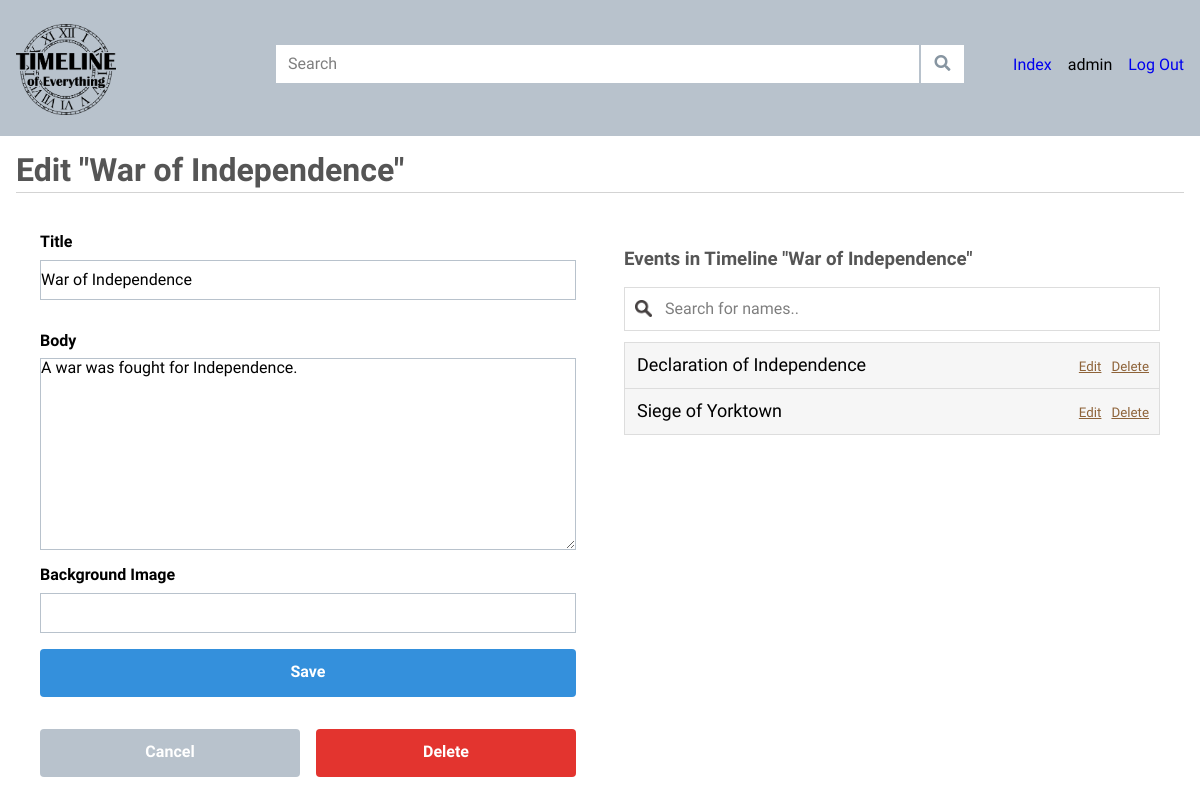
/1/update (signed in), run on an earlier commit of the app's database.
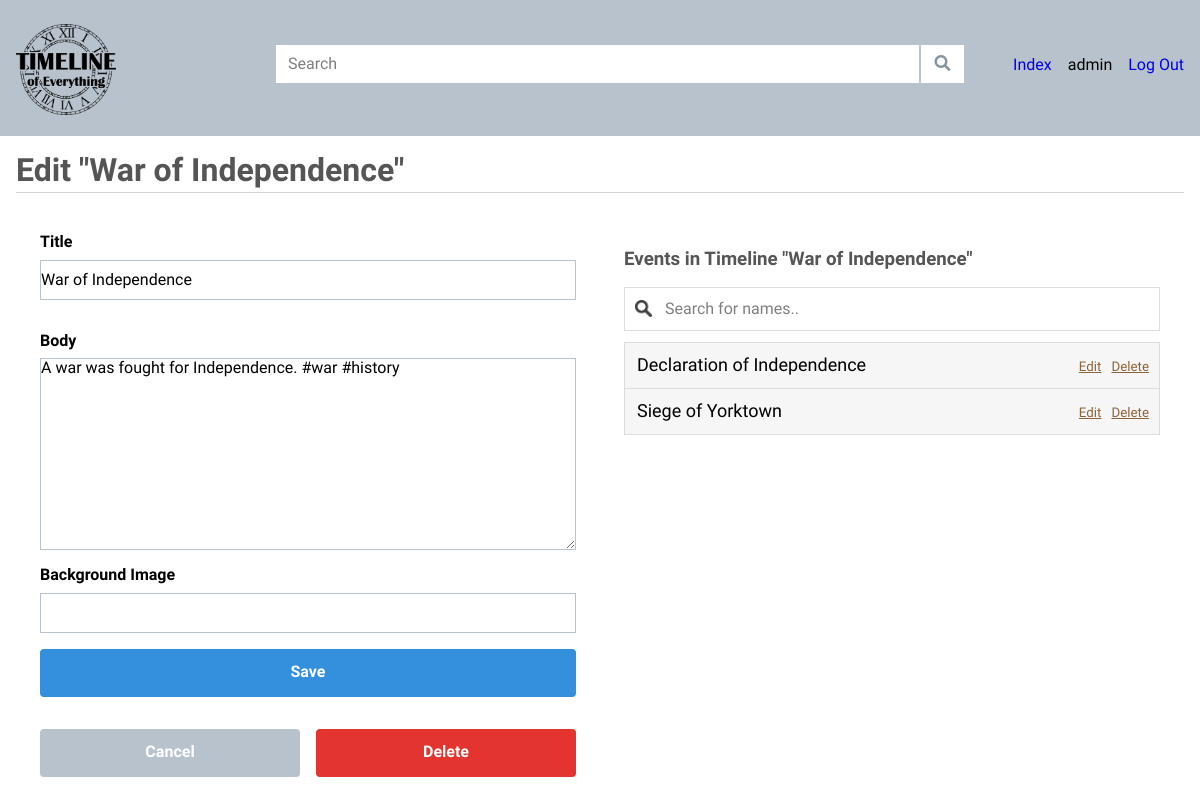
And on a later commit of the database.
### tables this page shows
CREATE TABLE user (
  id INTEGER PRIMARY KEY AUTOINCREMENT,
  username TEXT UNIQUE NOT NULL,
  password TEXT NOT NULL
);

CREATE TABLE timeline (
  id INTEGER PRIMARY KEY AUTOINCREMENT,
  author_id INTEGER NOT NULL,
  created TIMESTAMP NOT NULL DEFAULT CURRENT_TIMESTAMP,
  title TEXT NOT NULL,
  summary TEXT NOT NULL,
  background_image TEXT,
  FOREIGN KEY (author_id) REFERENCES user (id)
);

### timeline/blog.py (the view, shortened to what this page needs)
@bp.route('/<int:id>/update', methods=('GET', 'POST'))
@login_required
def updateTimeline(id):
    tl = get_timeline(id)
    events = json.dumps(sqlarray_to_json_event(get_all_from_all_events()))
    event_ids = [event['id'] for event in tl['events']]
    timelines = json.dumps(sqlarray_to_json(get_all_timelines()))
    return render_template('blog/update.html', tl={'timeline': tl['timeline'], 'events': events, 'event_ids': event_ids}, timelines=timelines)

### timeline/auth.py (called while the page is built)
def login_required(view):
    @functools.wraps(view)
    def wrapped_view(**kwargs):
        if g.user is None:
            return redirect(url_for('auth.login'))
        return view(**kwargs)
    return wrapped_view

@bp.before_app_request
def load_logged_in_user():
    user_id = session.get('user_id')
    if user_id is None:
        g.user = None
    else:
        g.user = get_db().execute(
            'SELECT * FROM user WHERE id = ?', (user_id,)
        ).fetchone()

### timeline/blog.py (called while the page is built)
def get_timeline(id):
    db = get_db()
    timeline = db.execute(
        'SELECT t.id, title, summary, background_image, created, author_id, username'
        ' FROM timeline t JOIN user u ON t.author_id = u.id'
        ' WHERE t.id = ?',
        (id,)
    ).fetchone()
    if timeline is None:
        abort(404, "Timeline id {0} doesn't exist.".format(id))
    tl = {'timeline': timeline, 'events': []}
    events = db.execute(
        'SELECT * FROM timeline_has th INNER JOIN event e ON th.event_id = e.id WHERE th.timeline_id = ' + str(timeline['id'])
    ).fetchall()
    tl['events'] = events
    return tl

def get_all_timelines():
    db = get_db()
    timelines = db.execute(
        'SELECT id, title, author_id FROM timeline'
    ).fetchall()
    return timelines

def sqlarray_to_json_event(array):
    json_array = []
    for object in array:
        entry = {'id': object['id'], 'title': object['title'], 'summary': object['summary'], 'startDate': str(object['startDate']), 'endDate': str(object['endDate']), 'image': object['image'], 'credit': object['credit']}
        if 'author_id' in object.keys():
            entry['author_id'] = object['author_id']
        json_array.append(entry)
    return json_array

def sqlarray_to_json(array, tags=None):
    json_array = []
    for object in array:
        id = object['id']
        entry = {'id': id, 'title': object['title']}
        if 'author_id' in object.keys():
            entry['author_id'] = object['author_id']
        if 'background_image' in object.keys():
            entry['background_image'] = object['background_image'] or url_for('static', filename='default_background.jpg')
        if 'summary' in object.keys():
            entry['summary'] = object['summary']
        if tags and id in tags:
            entry['tags'] = tags[id]
        json_array.append(entry)
    return json_array

### timeline/templates/blog/update.html (shortened to what this page needs)
{% extends 'base.html' %}
{% block header %}
  <h1>{% block title %}Edit "{{ tl.timeline['title'] }}"{% endblock %}</h1>
{% endblock %}
{% block content %}
{% if g.user['id'] == tl.timeline['author_id'] %}
  <div class="w-full block sm:block md:block lg:flex xl:flex">
    <div class="w-full sm:w-full md:w-full lg:w-1/2 xl:w-1/2 block p-6">
      <form method="post">
        <label for="title">Title</label>
        <input class="h-10 border border-grey border-1 border-solid" name="title" id="title" value="{{ request.form['title'] or tl.timeline['title'] }}" required>
        <label class="mt-4" for="body">Body</label>
        <textarea class="h-10 border border-grey border-1 border-solid" name="body" id="body">{{ request.form['body'] or tl.timeline['summary'] }}</textarea>
        <label for="title">Background Image</label>
        <input class="h-10 border border-grey border-1 border-solid" name="background_image" id="background_image" value="{{ request.form['background_image'] or tl.timeline['background_image'] }}">
        <input class="w-full h-12 bg-blue hover:bg-blue-dark text-white font-bold rounded" type="submit" value="Save">
      </form>
      <div class="w-full flex">
        <div class ="w-full pr-2">
          <input type="submit" value="Cancel" id="btn-cancel-edit" class="w-full h-12 bg-grey hover:bg-grey-dark text-white font-bold rounded" onclick="window.history.go(-1)">
        </div>
        <form action="{{ url_for('blog.delete', id=tl.timeline['id']) }}" method="post" class ="w-full pl-2">
          <input class="-my-4 w-full h-12 bg-red hover:bg-red-dark text-white font-bold rounded" type="submit" value="Delete" onclick="return confirm('Are you sure?');">
        </form>
      </div>
    </div>
    <div class="w-full sm:w-full md:w-full lg:w-1/2 xl:w-1/2   block p-6">
        <form id="form-merge">
            <h3>Events in Timeline "{{ tl.timeline['title'] }}"</h3>
            <input class="modal-search-input border border-grey border-1 border-solid" type="text" id="add_modal_input" onkeyup="filterEventsOnSearch()" placeholder="Search for names.." title="Type in a name">
          <ul id="event_list_ul" class="search_list_ul">
            </ul>
        </form>
    </div>
  </div>
{% else %}
  <input type="submit" value="You do not have permission to edit." id="btn-cancel-edit" class="w-full h-12 bg-red hover:bg-red-dark text-white font-bold rounded" onclick="window.history.go(-1)">
{% endif %}
{% endblock %}

### timeline/templates/base.html (shortened to what this page needs)
<!doctype html>
<link rel="stylesheet" href="{{ url_for('static', filename='tailwind.css') }}">
<link rel="stylesheet" href="{{ url_for('static', filename='style.css') }}">
<link rel="stylesheet" href="https://use.fontawesome.com/releases/v5.8.1/css/all.css">
<link title="timeline-styles" rel="stylesheet" href="https://cdn.knightlab.com/libs/timeline3/latest/css/timeline.css">
<nav class="bg-grey w-full block  flex-grow lg:flex lg:items-center lg:w-auto">
    <a href="{{ url_for('index') }}" class=" block mx-auto  pl-2 pt-2 lg:my-4  w-24 lg:inline-block lg:w-1/4 ">
    <img src="../static/timeline_logo.png" width="100">
  </a>
  {% if timelines is defined %}
  <div class="search-area flex w-4/5 my-4 mx-auto lg:w-2/4 lg:mt-2  lg:pl-10 lg:h-10 pl-2  h-12 pb-2" >
    <input type="text" class="border border-grey px-3 w-full" placeholder="Search" onkeyup="searchTimelinesFilter()" id="search_timelines_input">
    <button class="border border-grey w-12 hover:bg-grey-light bg-white" id="search_timelines_button">
        <i class="fa fa-search text-grey-dark"></i>
    </button>
  </div>
  {% endif %}
  <ul class="flex fixed pin-t pin-r lg:relative lg:justify-end my-4 mx-auto lg:w-1/4  h-10 pl-2">
    <li><a href="{{ url_for('blog.index') }}">Index</a>
    {% if g.user %}
      <li><span>{{ g.user['username'] }}</span>
      <li><a href="{{ url_for('auth.logout') }}">Log Out</a>
    {% else %}
      <li><a href="{{ url_for('auth.register') }}">Register</a>
      <li><a href="{{ url_for('auth.login') }}">Log In</a>
    {% endif %}
  </ul>
</nav>
<section class="content w-full" style="height: 80%">
  <header>
    {% block header %}{% endblock %}
  </header>
  {% block content %}{% endblock %}
</section>

### timeline/static/style.css (style rules this page uses)
* { padding: 0; margin: 0; }
h1, h2, h3, h4, h5, h6 { color: #555; margin: 1rem 0; }
a { text-decoration: none; }
nav { background: white; display: flex; align-items: center; padding: 0 0.5rem; }
nav ul li { display: inline-block; float: right; }
nav ul li span { display: inline-block; padding: 0.5rem; }
nav ul li a, header .action { display: block; padding: 0.5rem; }
.content { padding: 0 1rem 1rem; }
.content > header { border-bottom: 1px solid lightgray; display: flex; align-items: flex-end; }
.content > header h1, .content > header h2 { flex: auto; margin: 1rem 0 0.25rem 0; }
.content:last-child { margin-bottom: 0; }
.content form { margin: 1em 0; display: flex; flex-direction: column; }
.content label { font-weight: bold; margin-bottom: 0.5em; }
.content input, .content textarea { margin-bottom: 1em; }
.content textarea { min-height: 12em; resize: vertical; }
input[type=submit] { align-self: start; min-width: 10em; }
#merge_modal_input, #add_modal_input { background-image: url('icons/search_icon.png'); background-position: 10px 12px; background-repeat: no-repeat; background-size: 17px; width: 100%; font-size: 16px; padding: 12px 20px 12px 40px; border: 1px solid #ddd; margin-bottom: 12px; }
.search_list_ul { list-style-type: none; padding: 0; margin: 0; margin-bottom: 10px; }
.search-area { position: relative; }
#search_timelines_input, #search_timelines_button { height: 40px; }

What changed in the data, as far as the page shows it:
changed timeline "War of Independence": body "A war was fought for Independence." → "A war was fought for Independence. #war #history"
